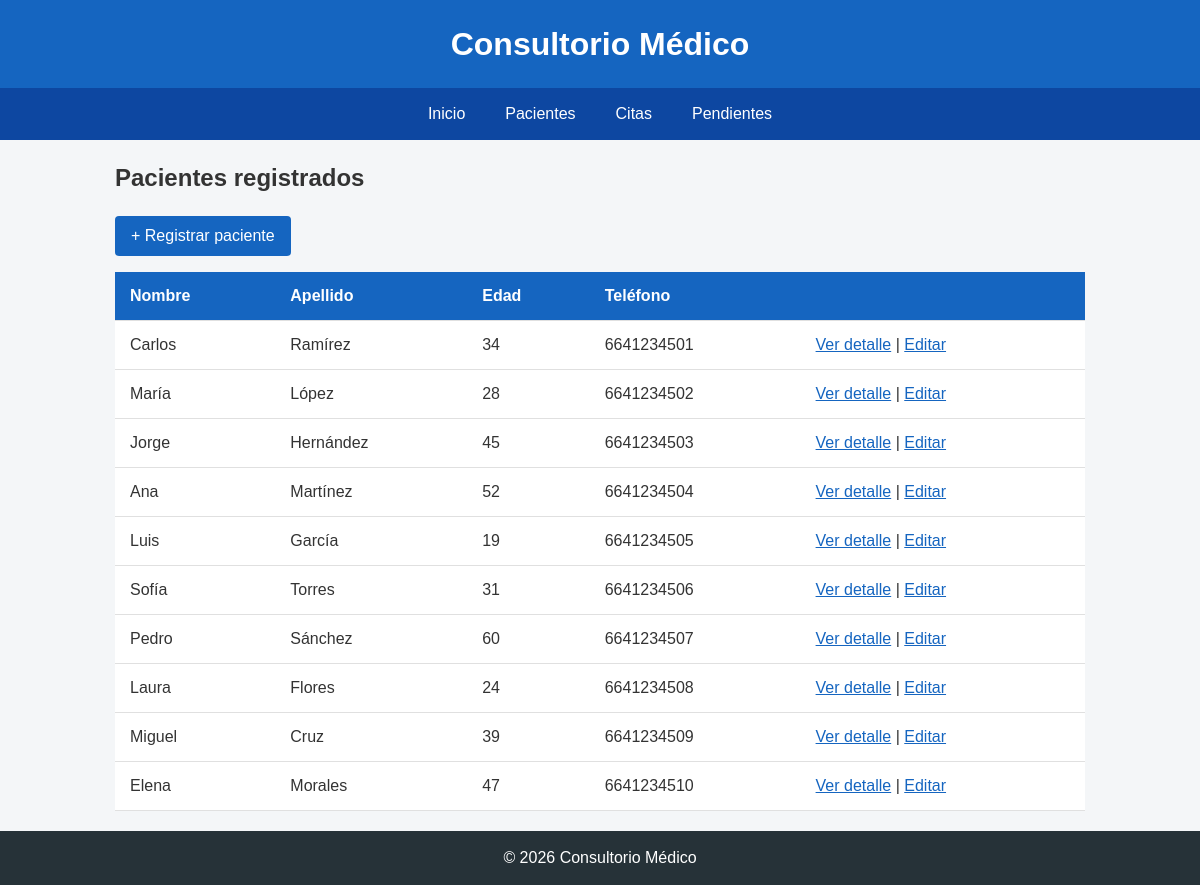
/pacientes/, run on an earlier commit of the app's database.
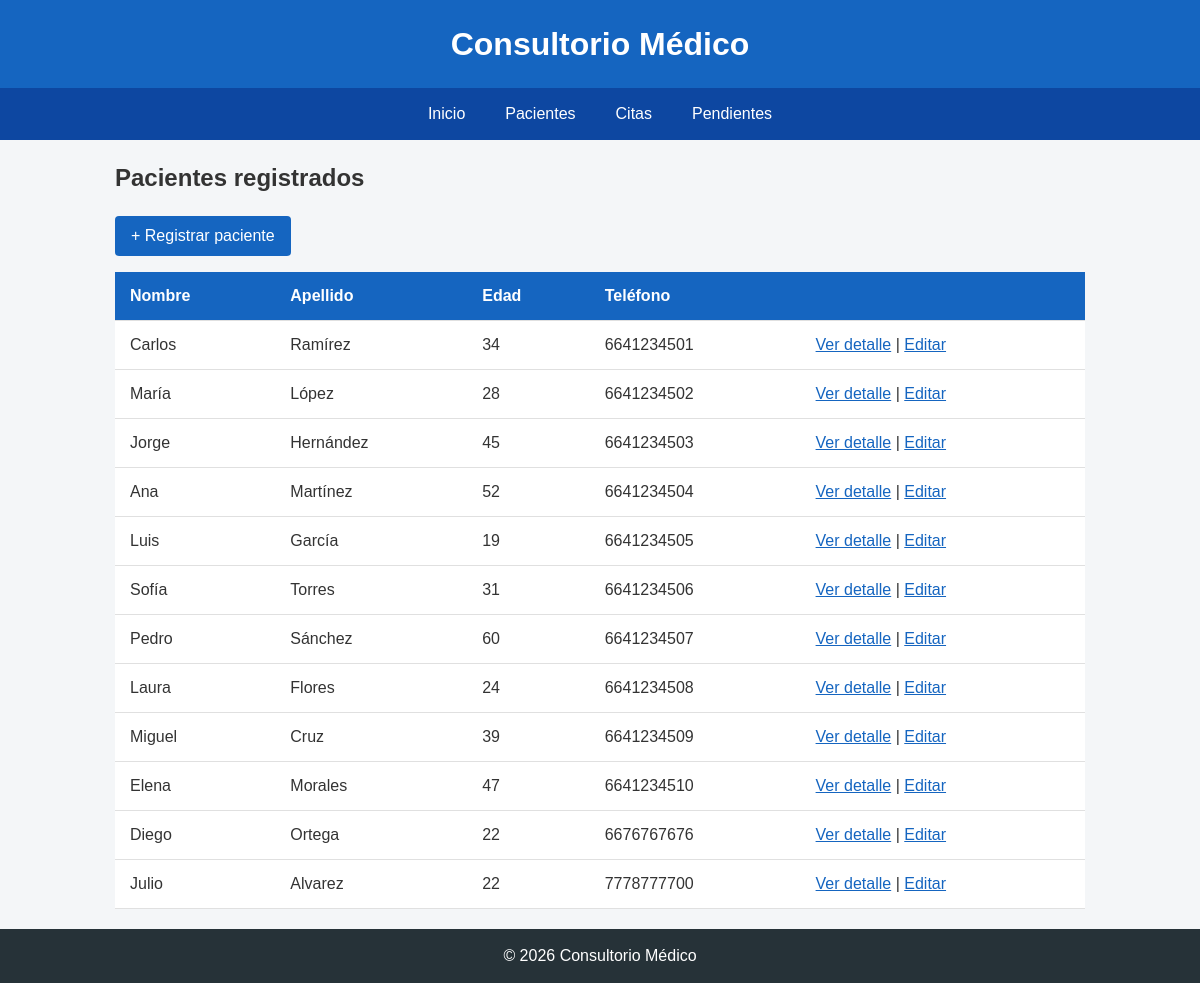
And on a later commit of the database.
### citas/models.py (models this page shows, shortened)
class Paciente(models.Model):
    nombre = models.CharField(max_length=100)
    apellido = models.CharField(max_length=100)
    edad = models.IntegerField()
    telefono = models.CharField(max_length=20)
    correo = models.EmailField()

### citas/views.py (the view)
# urls.py: path('pacientes/', views.lista_pacientes, name='lista_pacientes'),
def lista_pacientes(request):
    pacientes = Paciente.objects.all()
    return render(request, 'citas/lista_pacientes.html', {'pacientes': pacientes})

### citas/templates/citas/lista_pacientes.html (shortened to what this page needs)
{% extends 'citas/base.html' %}
{% block contenido %}
    <h2>Pacientes registrados</h2>
    <p><a href="{% url 'nuevo_paciente' %}" class="boton">+ Registrar paciente</a></p>
    <div class="tabla-contenedor">
        <table>
            <thead>
                <tr>
                    <th>Nombre</th>
                    <th>Apellido</th>
                    <th>Edad</th>
                    <th>Teléfono</th>
                    <th></th>
                </tr>
            </thead>
            <tbody>
                {% for paciente in pacientes %}
                <tr>
                    <td>{{ paciente.nombre }}</td>
                    <td>{{ paciente.apellido }}</td>
                    <td>{{ paciente.edad }}</td>
                    <td>{{ paciente.telefono }}</td>
                    <td><a href="{% url 'detalle_paciente' paciente.id %}">Ver detalle</a> | <a href="{% url 'editar_paciente' paciente.id %}">Editar</a>
                    </td>
                </tr>
                {% empty %}
                <tr>
                    <td colspan="5">No hay pacientes registrados.</td>
                </tr>
                {% endfor %}
            </tbody>
        </table>
    </div>
{% endblock %}

What changed in the data, as far as the page shows it:
added Paciente: nombre "Diego", apellido "Ortega", edad "22", telefono "6676767676"
added Paciente: nombre "Julio", apellido "Alvarez", edad "22", telefono "7778777700"
